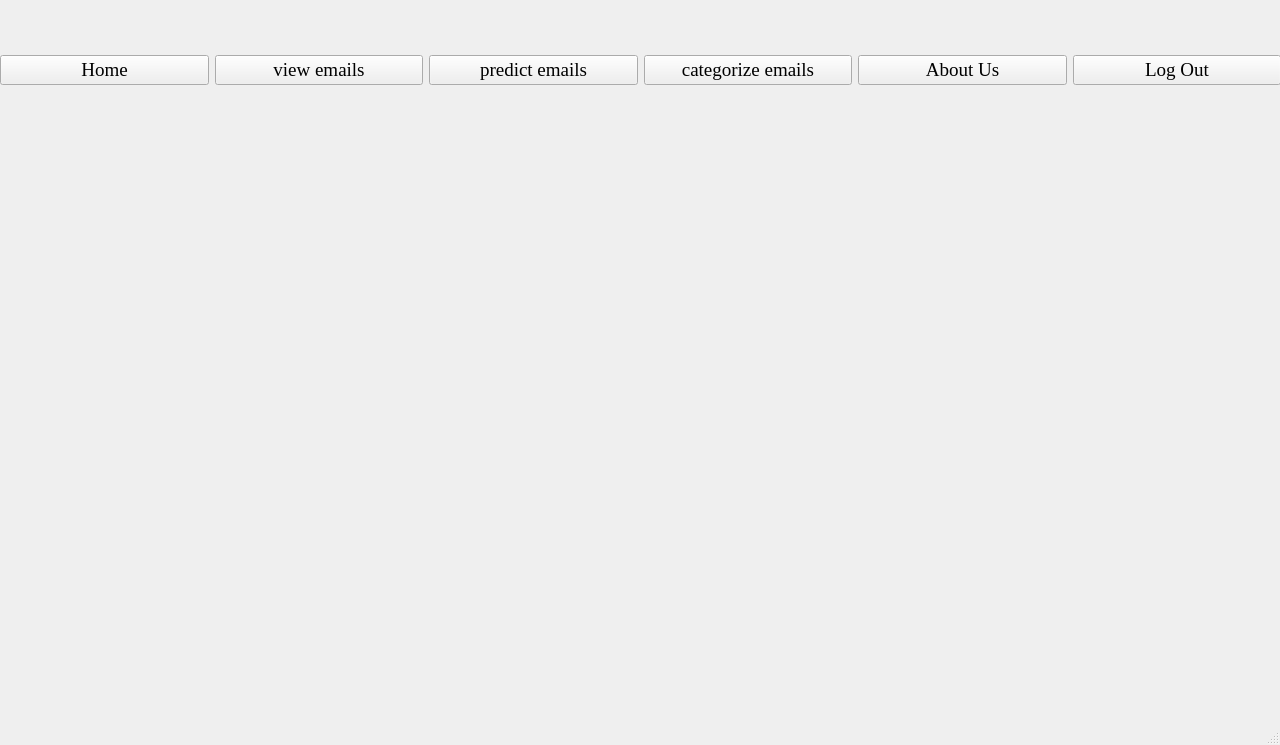
<?xml version="1.0" encoding="UTF-8"?>
<ui version="4.0">
 <class>MainWindow</class>
 <widget class="QMainWindow" name="MainWindow">
  <property name="geometry">
   <rect>
    <x>0</x>
    <y>0</y>
    <width>1280</width>
    <height>745</height>
   </rect>
  </property>
  <property name="minimumSize">
   <size>
    <width>1280</width>
    <height>720</height>
   </size>
  </property>
  <property name="windowTitle">
   <string>skeleton</string>
  </property>
  <widget class="QWidget" name="centralwidget">
   <widget class="QLabel" name="label">
    <property name="geometry">
     <rect>
      <x>0</x>
      <y>0</y>
      <width>1280</width>
      <height>720</height>
     </rect>
    </property>
    <property name="text">
     <string/>
    </property>
    <property name="pixmap">
     <pixmap>../images/4CAzZog.jpg</pixmap>
    </property>
   </widget>
   <widget class="QWidget" name="horizontalLayoutWidget">
    <property name="geometry">
     <rect>
      <x>0</x>
      <y>0</y>
      <width>1281</width>
      <height>141</height>
     </rect>
    </property>
    <layout class="QHBoxLayout" name="horizontalLayout_2">
     <item>
      <widget class="QPushButton" name="home">
       <property name="font">
        <font>
         <family>Times New Roman</family>
         <pointsize>14</pointsize>
         <weight>50</weight>
         <bold>false</bold>
        </font>
       </property>
       <property name="text">
        <string>Home</string>
       </property>
      </widget>
     </item>
     <item>
      <widget class="QPushButton" name="t1">
       <property name="font">
        <font>
         <family>Times New Roman</family>
         <pointsize>14</pointsize>
         <weight>50</weight>
         <bold>false</bold>
        </font>
       </property>
       <property name="text">
        <string>view emails</string>
       </property>
      </widget>
     </item>
     <item>
      <widget class="QPushButton" name="t2">
       <property name="font">
        <font>
         <family>Times New Roman</family>
         <pointsize>14</pointsize>
         <weight>50</weight>
         <bold>false</bold>
        </font>
       </property>
       <property name="text">
        <string>predict emails</string>
       </property>
      </widget>
     </item>
     <item>
      <widget class="QPushButton" name="t3">
       <property name="font">
        <font>
         <family>Times New Roman</family>
         <pointsize>14</pointsize>
         <weight>50</weight>
         <bold>false</bold>
        </font>
       </property>
       <property name="text">
        <string>categorize emails</string>
       </property>
      </widget>
     </item>
     <item>
      <widget class="QPushButton" name="aboutus">
       <property name="font">
        <font>
         <family>Times New Roman</family>
         <pointsize>14</pointsize>
         <weight>50</weight>
         <bold>false</bold>
        </font>
       </property>
       <property name="text">
        <string>About Us</string>
       </property>
      </widget>
     </item>
     <item>
      <widget class="QPushButton" name="logout">
       <property name="font">
        <font>
         <family>Times New Roman</family>
         <pointsize>14</pointsize>
         <weight>50</weight>
         <bold>false</bold>
        </font>
       </property>
       <property name="text">
        <string>Log Out</string>
       </property>
      </widget>
     </item>
    </layout>
   </widget>
  </widget>
  <widget class="QMenuBar" name="menubar">
   <property name="geometry">
    <rect>
     <x>0</x>
     <y>0</y>
     <width>1280</width>
     <height>21</height>
    </rect>
   </property>
  </widget>
  <widget class="QStatusBar" name="statusbar"/>
 </widget>
 <resources/>
 <connections/>
</ui>
